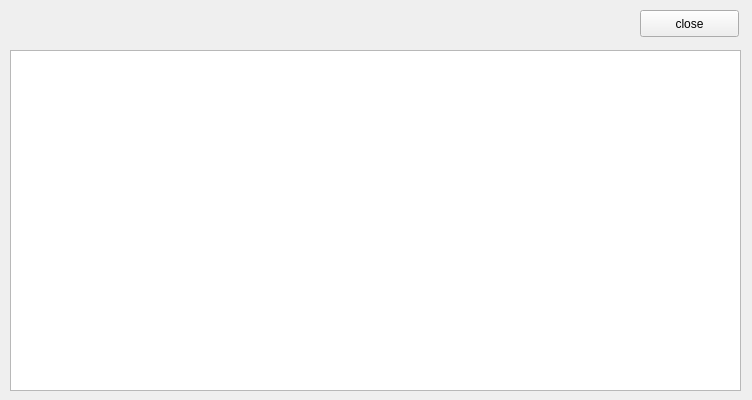
<?xml version="1.0" encoding="UTF-8"?>
<ui version="4.0">
 <class>history</class>
 <widget class="QWidget" name="history">
  <property name="geometry">
   <rect>
    <x>0</x>
    <y>0</y>
    <width>752</width>
    <height>400</height>
   </rect>
  </property>
  <property name="windowTitle">
   <string>Form</string>
  </property>
  <widget class="QTextBrowser" name="textBrowser">
   <property name="geometry">
    <rect>
     <x>10</x>
     <y>50</y>
     <width>731</width>
     <height>341</height>
    </rect>
   </property>
  </widget>
  <widget class="QPushButton" name="closeHistoryPushButton">
   <property name="geometry">
    <rect>
     <x>640</x>
     <y>10</y>
     <width>99</width>
     <height>27</height>
    </rect>
   </property>
   <property name="text">
    <string>close</string>
   </property>
  </widget>
 </widget>
 <resources/>
 <connections/>
</ui>
